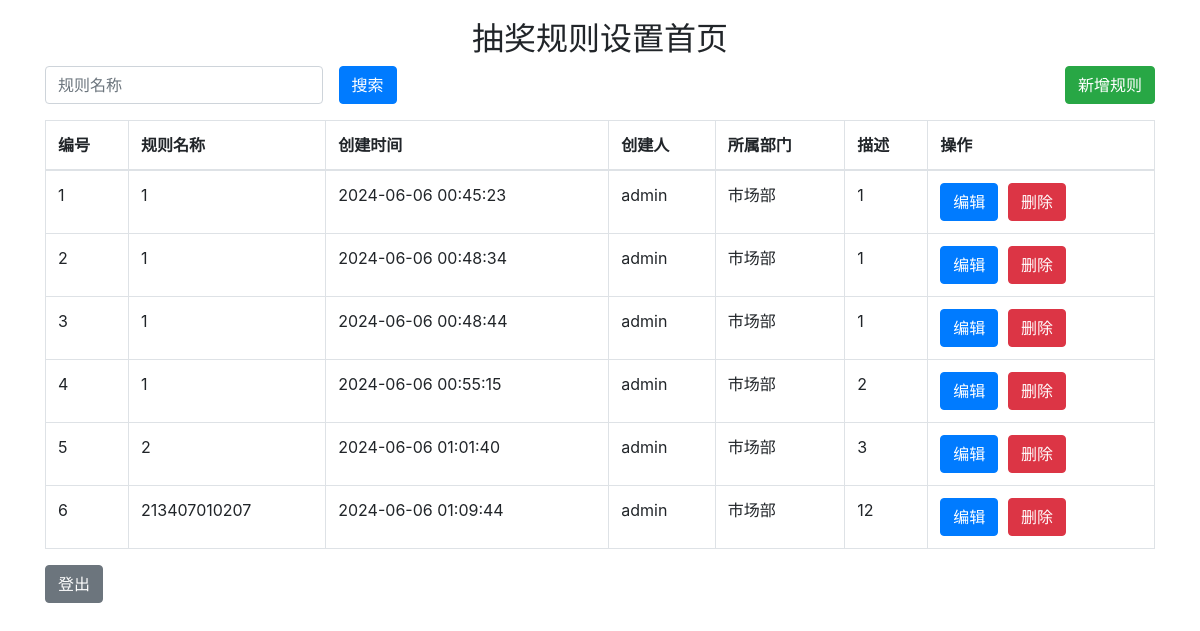
The page /lottery_rules on the database as committed earlier.
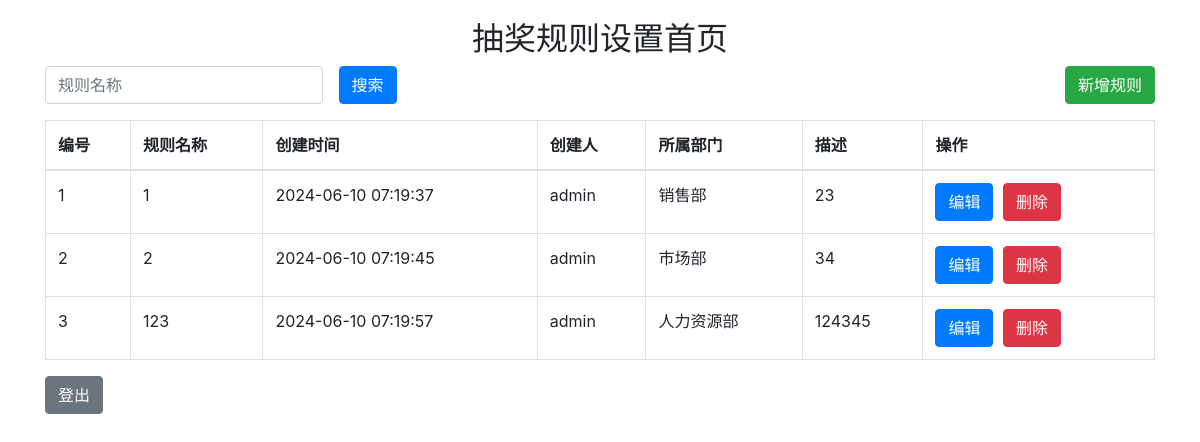
The same page on the database as committed later.
### app.py (models this page shows)
class LotteryRule(db.Model):
    id = db.Column(db.Integer, primary_key=True)
    name = db.Column(db.String(100), nullable=False)
    description = db.Column(db.String(500))
    prizes = db.relationship('Prize', backref='lottery_rule', lazy=True, cascade='all, delete-orphan')
    participants = db.Column(db.String(100), nullable=False)
    mode = db.Column(db.String(100), nullable=False)
    created_at = db.Column(db.DateTime, default=datetime.utcnow)
    created_by = db.Column(db.String(100), default='admin')
    department = db.Column(db.String(100), nullable=False)
    status = db.Column(db.String(20), default='draft')

### app.py (the view)
@app.route('/lottery_rules', methods=['GET', 'POST'])
def lottery_rules():
    if request.method == 'POST':
        search_query = request.form.get('search_query', '')
        rules = LotteryRule.query.filter(LotteryRule.name.contains(search_query)).filter_by(status='final').all()
    else:
        rules = LotteryRule.query.filter_by(status='final').all()
    return render_template('lottery_rules.html', rules=rules)

### templates/lottery_rules.html (shortened to what this page needs)
<!DOCTYPE html>
<html lang="en">
<head>
    <link rel="stylesheet" href="https://stackpath.bootstrapcdn.com/bootstrap/4.3.1/css/bootstrap.min.css">
</head>
<body>
    <div class="container">
        <h2 class="text-center">抽奖规则设置首页</h2>
        <form method="post" action="/lottery_rules" class="d-flex justify-content-between mb-3">
            <input type="text" class="form-control w-25" name="search_query" placeholder="规则名称">
            <button type="submit" class="btn btn-primary ml-3">搜索</button>
            <button type="button" class="btn btn-success ml-auto" onclick="window.location.href='/add_lottery_rule'">新增规则</button>
        </form>
        <table class="table table-bordered">
            <thead>
                <tr>
                    <th>编号</th>
                    <th>规则名称</th>
                    <th>创建时间</th>
                    <th>创建人</th>
                    <th>所属部门</th>
                    <th>描述</th>
                    <th>操作</th>
                </tr>
            </thead>
            <tbody>
                {% for rule in rules %}
                <tr>
                    <td>{{ rule.id }}</td>
                    <td>{{ rule.name }}</td>
                    <td>{{ rule.created_at.strftime('%Y-%m-%d %H:%M:%S') }}</td>
                    <td>{{ rule.created_by }}</td>
                    <td>{{ rule.department }}</td>
                    <td>{{ rule.description }}</td>
                    <td class="actions">
                        <button class="btn btn-primary" onclick="editRule({{ rule.id }})">编辑</button>
                        <button class="btn btn-danger" onclick="deleteRule({{ rule.id }})">删除</button>
                    </td>
                </tr>
                {% endfor %}
            </tbody>
        </table>
        <button type="button" class="btn btn-secondary back-button" onclick="window.location.href='/'">登出</button>
    </div>
</body>
</html>

### templates/lottery_rules.html (style rules this page uses)
.container { margin-top: 20px; }
.actions button { margin-right: 5px; }

Rows that differ between the two databases and show on the page:
removed LotteryRule: id "4", name "1", created_at "2024-06-06 00:55:15", created_by "admin", department "市场部", description "2"
removed LotteryRule: id "5", name "2", created_at "2024-06-06 01:01:40", created_by "admin", department "市场部", description "3"
removed LotteryRule: id "6", name "213407010207", created_at "2024-06-06 01:09:44", created_by "admin", department "市场部", description "12"
changed LotteryRule id 1: created_at "2024-06-06 00:45:23" → "2024-06-10 07:19:37"; department "市场部" → "销售部"; description "1" → "23"
changed LotteryRule "市场部": name "1" → "2"; created_at "2024-06-06 00:48:34" → "2024-06-10 07:19:45"; description "1" → "34"
changed LotteryRule id 3: name "1" → "123"; created_at "2024-06-06 00:48:44" → "2024-06-10 07:19:57"; department "市场部" → "人力资源部"; description "1" → "124345"
